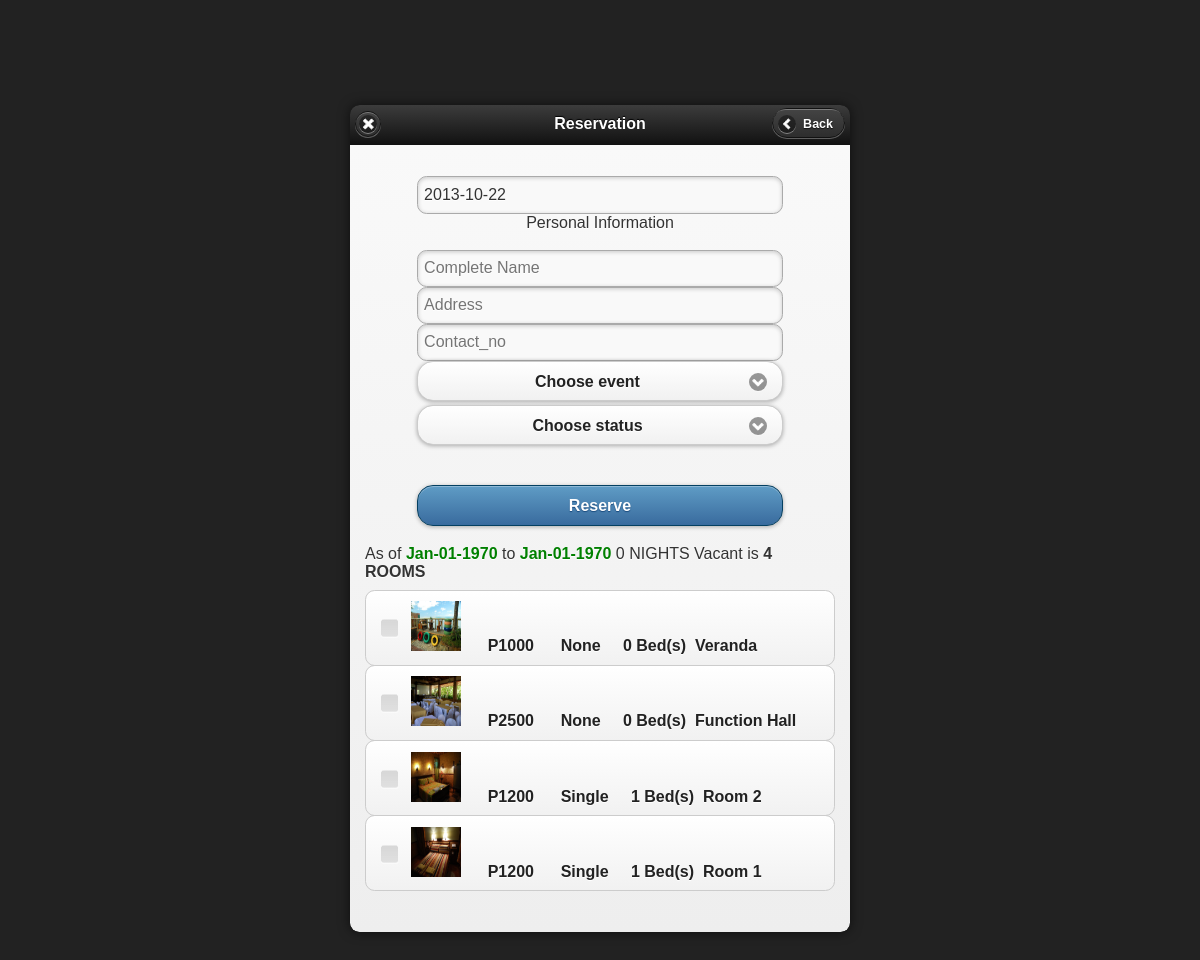
/pop-uponsubmit.php, run on the app's committed database.
### tables this page shows
CREATE TABLE `room` (
  `Room_no` int(4) NOT NULL AUTO_INCREMENT,
  `Description` varchar(100) NOT NULL,
  `Type_id` varchar(100) NOT NULL,
  `Rate` varchar(20) NOT NULL,
  `image` varchar(100) NOT NULL,
  PRIMARY KEY (`Room_no`)
);

CREATE TABLE `room_type` (
  `Type_id` int(4) NOT NULL AUTO_INCREMENT,
  `Room_type` varchar(100) NOT NULL,
  `Maximum_person` int(2) NOT NULL,
  `Bed` int(2) NOT NULL,
  PRIMARY KEY (`Type_id`)
);

### pop-uponsubmit.php (the view, shortened to what this page needs)
<!DOCTYPE html>
<html>
	<head>
	<link rel="stylesheet" href="css/jquery.mobile.min.css" />
	</head>
<body>
<div data-role="dialog">
<div data-role="header" data-position="inline">
			<a href="Reservation.php" rel="external" data-icon="arrow-l">Back</a>
			<h1>Reservation</h1>
			</div>
			<div data-role="content">
 ?><?php
  $start=$_POST['start'];
  $end=$_POST['end'];
$dstart = new DateTime($start);
$dend = new DateTime($end);
$d1 = $dstart->format('Y-m-d');
$d2 = $dend->format('Y-m-d');
$difference = abs(strtotime($d1)-strtotime($d2));
$difference/= 3600*24;
$difference=number_format($difference);
$gabie=$difference;
   $st = date('M-d-Y', strtotime($start));
     $en = date('M-d-Y', strtotime($end));
  $query2 = mysql_query("select * from room,room_type where room.Type_id=room_type.Type_id and Room_no NOT IN
                        (select Room_no from reservation,reservation_info
						 where
						 Date_start<='$end' and Date_end>='$start'
						 and
                         reservation.Guest_id=reservation_info.Guest_id)");
  $thevacantroom = mysql_num_rows($query2);
if( $thevacantroom>0){
	?><form action="try3.php"  onsubmit="return ValidateForm1(this)" id="form" method="post" target="_self">
		<center><div data-role="fieldcontain">
			<input name="TDate" value= "<?php $time_zone = 'Asia/Singapore'; date_default_timezone_set($time_zone); echo date("Y-m-d"); ?>" id="TDate" class="hide"><br>
			Personal Information<br><br>
			<input required title="*Please Enter Your Full Name" class="sf" type="text" name="name" placeholder="Complete Name"><br>
			<input title="Your Address. Must Have Brgy. City eg. Salvacion Panabo City." required class="sf"  type="text"   name="Address" placeholder="Address"><br>
			<input pattern=".{6,}" title="Your Mobile No. Must be 11 digit number.  eg. format 09092967492" required  class="sf" type="text"   name="Contact_no" placeholder="Contact_no" maxlength="11" onKeyPress="return isNumberKey(event)"><br>
			<br>
			<br>
			<input type="text" name="Amount" id="Amount" placeholder="Amount" onKeyPress="return isNumberKey(event)"><br><br>
			<input type="submit" data-role="button" data-theme="b" id="button1" value="Reserve" /></div></center><?php
	 if ($thevacantroom==1){
		 $only=$thevacantroom.'   ROOM Only.';
		 }
		 else{
			 $only=$thevacantroom.'   ROOMS';
			 }
			 if ($gabie==1){
				 $gabie=$gabie.'   NIGHT  ';
			 }
			 else{
				  $gabie=$gabie.'   NIGHTS  ';
			 }
	 echo '<div date-role="fieldcontain"> As of <font color="green"><b>'.$st.' </b></font> to <font color="green"><b>'.$en.'</b></font> '.$gabie.'   Vacant  is <b>'.$only.'</b></div><br><br>';
while($rows2 = mysql_fetch_array($query2))
  {
	  echo '<div date-role="fieldcontain">';
	  echo '<fieldset data-role="controlgroup" id="pay" >';
	  echo '<label for="checkbox" id="pay" style="margin-top:-35px"> ';
	  ?> <img src="<?php  echo $rows2['image']  ?>" style="width:50px;height:50px"  /> <?php
	  echo '&nbsp;&nbsp;&nbsp;&nbsp;&nbsp;P'.$vacant2=$rows2['Rate'].' ';
	   echo '&nbsp;&nbsp;&nbsp;&nbsp;&nbsp;'.$vacant2=$rows2['Room_type'];
	   echo '&nbsp;&nbsp;&nbsp;&nbsp;&nbsp;'.$rows2['Bed'].'  Bed(s)';
	   echo '&nbsp;&nbsp;'.$rows2['Description'].'';
      echo '</fieldset></div><br></label>	';
   }echo '</form>';
echo '</div>';
}else  {
		echo '<div data-role="fieldcontain"><td  style=" text-align:center;color:#red; font-size:24px">No Vacancy from <b>'. $st.'</b> To  <b>'.$en.' Please Try Again.</b>  </td>';  echo "</tr></div>";
		}
  ?>
  </div> </div>
  </html>

### data on the page
room: image (picture), Rate "1000", Type.Room_type "None", Type.Bed "0", Description "Veranda"
room: image (picture), Rate "2500", Type.Room_type "None", Type.Bed "0", Description "Function Hall"
room: image (picture), Rate "1200", Type.Room_type "Single", Type.Bed "1", Description "Room 2"
room: image (picture), Rate "1200", Type.Room_type "Single", Type.Bed "1", Description "Room 1"

### other printed values
$st "Jan-01-1970"
$en "Jan-01-1970"
$gabie "0 NIGHTS"
$only "4 ROOMS"
